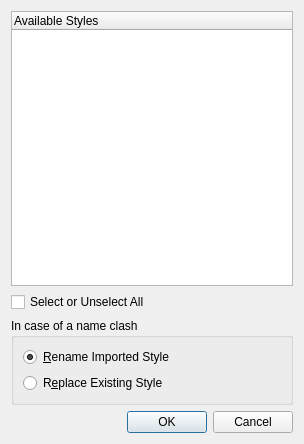
<ui version="4.0" >
 <class>SMStyleImport</class>
 <widget class="QDialog" name="SMStyleImport" >
  <property name="geometry" >
   <rect>
    <x>0</x>
    <y>0</y>
    <width>304</width>
    <height>444</height>
   </rect>
  </property>
  <property name="windowTitle" >
   <string>Choose Styles</string>
  </property>
  <layout class="QVBoxLayout" name="verticalLayout" >
   <item>
    <widget class="QTreeWidget" name="styleWidget" >
     <property name="selectionMode" >
      <enum>QAbstractItemView::NoSelection</enum>
     </property>
     <property name="selectionBehavior" >
      <enum>QAbstractItemView::SelectItems</enum>
     </property>
     <column>
      <property name="text" >
       <string>Available Styles</string>
      </property>
     </column>
    </widget>
   </item>
   <item>
    <widget class="QCheckBox" name="importAllCheckBox" >
     <property name="text" >
      <string>Select or Unselect All</string>
     </property>
    </widget>
   </item>
   <item>
    <widget class="QGroupBox" name="groupBox" >
     <property name="title" >
      <string>In case of a name clash</string>
     </property>
     <layout class="QGridLayout" >
      <item row="0" column="0" >
       <widget class="QRadioButton" name="renameButton" >
        <property name="text" >
         <string>&amp;Rename Imported Style</string>
        </property>
        <property name="checked" >
         <bool>true</bool>
        </property>
       </widget>
      </item>
      <item row="1" column="0" >
       <widget class="QRadioButton" name="replaceButton" >
        <property name="text" >
         <string>R&amp;eplace Existing Style</string>
        </property>
       </widget>
      </item>
     </layout>
    </widget>
   </item>
   <item>
    <widget class="QDialogButtonBox" name="buttonBox" >
     <property name="orientation" >
      <enum>Qt::Horizontal</enum>
     </property>
     <property name="standardButtons" >
      <set>QDialogButtonBox::Cancel|QDialogButtonBox::Ok</set>
     </property>
    </widget>
   </item>
  </layout>
 </widget>
 <resources/>
 <connections>
  <connection>
   <sender>buttonBox</sender>
   <signal>accepted()</signal>
   <receiver>SMStyleImport</receiver>
   <slot>accept()</slot>
   <hints>
    <hint type="sourcelabel" >
     <x>252</x>
     <y>419</y>
    </hint>
    <hint type="destinationlabel" >
     <x>157</x>
     <y>274</y>
    </hint>
   </hints>
  </connection>
  <connection>
   <sender>buttonBox</sender>
   <signal>rejected()</signal>
   <receiver>SMStyleImport</receiver>
   <slot>reject()</slot>
   <hints>
    <hint type="sourcelabel" >
     <x>299</x>
     <y>419</y>
    </hint>
    <hint type="destinationlabel" >
     <x>286</x>
     <y>274</y>
    </hint>
   </hints>
  </connection>
 </connections>
</ui>
